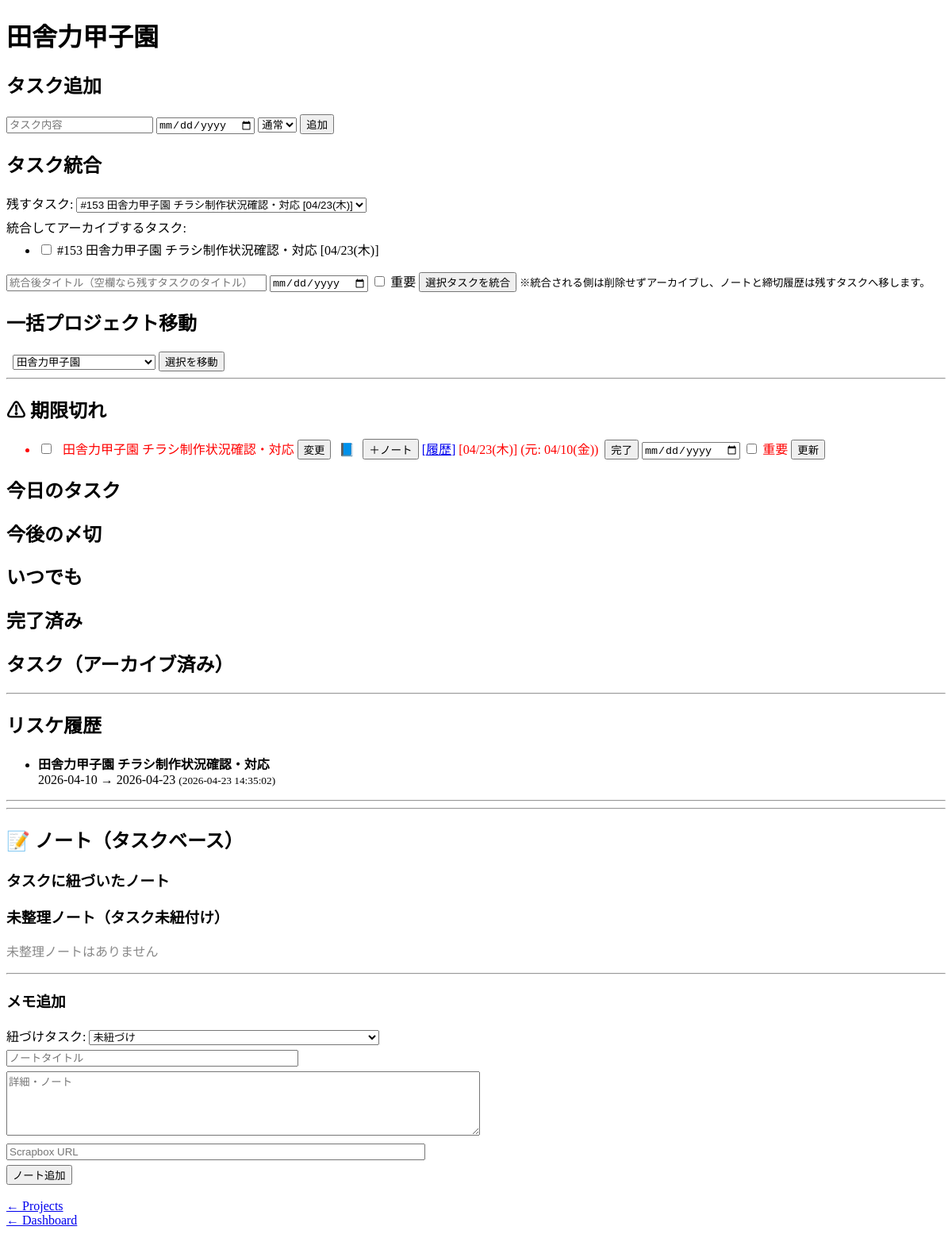
The page /project/21 on the database as committed earlier.
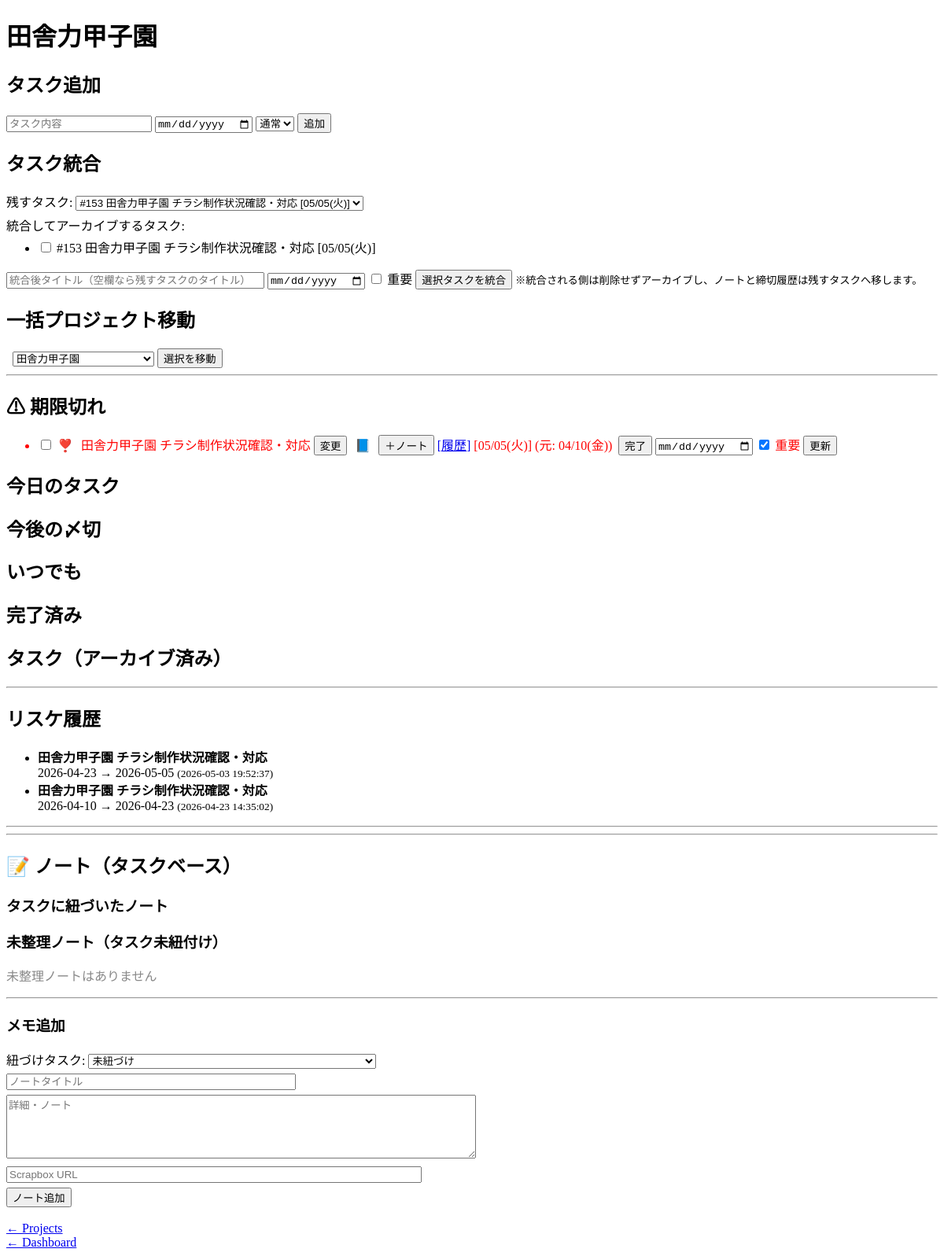
The same page on the database as committed later.
### tables this page shows
CREATE TABLE tasks (
            id INTEGER PRIMARY KEY AUTOINCREMENT,
            title TEXT,
            status TEXT,
            deadline TEXT,
            original_deadline TEXT,
            project_id INTEGER,
            student_id INTEGER,
            priority TEXT DEFAULT 'medium',
            sync_key TEXT,
            source_type TEXT,
            source_updated_at TEXT,
            archived INTEGER DEFAULT 0
        , source_url TEXT, scrapbox_url TEXT);

CREATE TABLE task_history (
        id INTEGER PRIMARY KEY AUTOINCREMENT,
        task_id INTEGER,
        old_deadline TEXT,
        new_deadline TEXT,
        changed_at TEXT
    );

### flask_app.py (the view)
@app.route("/project/<int:project_id>")
def project_detail(project_id):
    task_id_filter = request.args.get("task_id", type=int)
    context = build_project_detail_context(project_id, task_id_filter)
    return render_template(
        "project_detail.html",
        **context,
        students=STUDENTS_DATA,
    )

### db.py (called while the page is built)
def get_db():
    conn = sqlite3.connect(DB_PATH, timeout=5, check_same_thread=False)
    conn.row_factory = sqlite3.Row
    conn.execute("PRAGMA journal_mode=WAL;")
    conn.execute("PRAGMA busy_timeout=5000;")
    return conn

def get_today_str(cursor):
    return cursor.execute("SELECT date('now')").fetchone()[0]

def fetch_all_projects(cursor):
    return cursor.execute("SELECT * FROM projects").fetchall()

### flask_app.py (called while the page is built)
def scrapbox_project_page_url(project, title):
    page_name = (title or "").strip()
    if not page_name:
        return None
    return f"https://scrapbox.io/{project}/{quote(page_name, safe='')}"

def scrapbox_page_url(title):
    return scrapbox_project_page_url(SCRAPBOX_PROJECT, title)

@app.context_processor
def inject_scrapbox_helpers():
    return {
        "scrapbox_page_url": scrapbox_page_url,
        "scrapbox_project_page_url": scrapbox_project_page_url,
        "scrapbox_base_url": f"https://scrapbox.io/{SCRAPBOX_PROJECT}/",
    }

def attach_related_notes(tasks, notes_by_task_id):
    return [
        {**dict(t), "related_notes": notes_by_task_id.get(dict(t)["task_id"], [])}
        for t in tasks
    ]

### templates/project_detail.html (shortened to what the changed rows need)
<!DOCTYPE html>
<html>
<head>
</head>
<body>
    {% from "components/task_item.html" import edit_form, task_actions, bulk_project_move_form, task_bulk_move_checkbox with context %}
<h1>{{ project["name"] }}</h1>
<h2>タスク追加</h2>
<h2>タスク統合</h2>
<form action="/merge_tasks" method="post">
    <div style="margin-bottom:6px;">
        <label>
            残すタスク:
            <select name="keep_task_id" required>
                {% for t in tasks %}
                    {% if not t["archived"] %}
                        <option value="{{ t["task_id"] }}">
                            #{{ t["task_id"] }} {{ t["title"] }}{% if t["deadline_display"] %} [{{ t["deadline_display"] }}]{% endif %}
                        </option>
                    {% endif %}
                {% endfor %}
            </select>
        </label>
    </div>
    <div style="margin-bottom:6px;">
        <ul style="margin-top:4px;">
            {% for t in tasks %}
                {% if not t["archived"] %}
                    <li>
                        <label>
                            <input type="checkbox" name="merge_task_ids" value="{{ t["task_id"] }}">
                            #{{ t["task_id"] }} {{ t["title"] }}{% if t["deadline_display"] %} [{{ t["deadline_display"] }}]{% endif %}
                        </label>
                    </li>
                {% endif %}
            {% endfor %}
        </ul>
    </div>
</form>
<h2>一括プロジェクト移動</h2>
<h2>⚠ 期限切れ</h2>
<ul>
{% for t in overdue_tasks %}
    <li class="task-title-scope" style="color:red;">
        {{ task_bulk_move_checkbox(t, "projectBulkMove") }}
        {% if t["priority"] == "high" %}❣️{% endif %}
        {{ edit_form(t["task_id"], t["title"]) }}
        <button type="button" onclick='openNoteFormForTask({{ t["task_id"] }}, {{ t["title"]|tojson }})' style="margin-left:6px; font-size:0.85em;">＋ノート</button>
        <a href="/project/{{ project["id"] }}?task_id={{ t["task_id"] }}">[履歴]</a>
        {% if t["deadline_display"] %}[{{ t["deadline_display"] }}]{% endif %}
        {% if t["original_deadline_display"] and t["original_deadline_display"] != t["deadline_display"] %}
            (元: {{ t["original_deadline_display"] }})
        {% endif %}
        <form action="/done/{{ t["task_id"] }}" method="post" style="display:inline; margin-left:4px">
            <button type="submit">完了</button>
        </form>
        <form action="/update_task" method="post" style="display:inline;">
            <input type="date" name="deadline">
            <label>
                <input type="checkbox" name="priority" value="high" {% if t["priority"] == "high" %}checked{% endif %}>
                重要
            </label>
            <button type="submit">更新</button>
        </form>
    </li>
{% endfor %}
</ul>
<h2>今日のタスク</h2>
<h2>今後の〆切</h2>
<h2>いつでも</h2>
<h2>完了済み</h2>
<h2>タスク（アーカイブ済み）</h2>
<h2>リスケ履歴</h2>
<ul>
{% for h in history %}
    <li class="history-title-scope">
        <b>{{ h["task_title"] }}</b><br>
        {{ h["old_deadline"] }} → {{ h["new_deadline"] }}
        <small>({{ h["changed_at"] }})</small>
    </li>
{% endfor %}
</ul>
<h2>📝 ノート（タスクベース）</h2>
<a href="/projects">← Projects</a><br>
</body>
</html>

### templates/components/task_item.html (shortened to what this page needs)
{% macro task_links(t) %}
{% set scrapbox_url = t["scrapbox_url"] if t["scrapbox_url"] is defined else none %}
{% set generated_scrapbox_url = scrapbox_page_url(t["title"]) %}
<span class="task-links">
  {% if scrapbox_url and scrapbox_url|string|lower not in ["none", "null"] %}
  <a href="{{ scrapbox_url }}" target="_blank" rel="noopener noreferrer" title="Scrapbox"
    style="margin-left:6px; text-decoration:none;">📘</a>
  {% elif generated_scrapbox_url %}
  <a href="{{ generated_scrapbox_url }}" target="_blank" rel="noopener noreferrer" title="Scrapbox"
    style="margin-left:6px; text-decoration:none;">📘</a>
  {% endif %}
</span>
{% endmacro %}
{% macro bulk_project_move_form(form_id, projects=none, current_project_id=none) %}
{% if projects %}
<form id="{{ form_id }}" action="/move_tasks" method="post" style="display:inline; margin-left:8px;">
  <select name="project_id" style="max-width:180px;">
    {% for p in projects %}
    <option value="{{ p['id'] }}" {% if current_project_id and p["id"]==current_project_id %}selected{% endif %}>
      {{ p["name"] }}
    </option>
    {% endfor %}
  </select>
  <button type="submit">選択を移動</button>
</form>
{% endif %}
{% endmacro %}
{% macro task_bulk_move_checkbox(t, form_id=none) %}
{% if form_id %}
<input type="checkbox" name="task_ids" value="{{ task_id_value(t)|trim }}" form="{{ form_id }}" title="一括移動で選択"
  style="margin-right:4px;" />
{% endif %}
{% endmacro %}
{% macro task_actions(t, show_done=true, show_update=false, is_done=false, show_move=false, projects=none) %}
{% set task_id = task_id_value(t)|trim %}
<form action="/edit_task_title" method="post" class="inline-edit-form" style="display:inline; margin-left:6px;">
  {% if is_done %}
  <s><span class="inline-edit-title">{{ t["title"] }}</span></s>
  {% else %}
  <span class="inline-edit-title">{{ t["title"] }}</span>
  {% endif %}
  <button type="button" class="inline-edit-toggle" onclick="toggleInlineEdit(this)">
    変更
  </button>
</form>
{{ task_links(t) }}
{% endmacro %}
{% macro edit_form(task_id, title, is_done=false) %}
{% set t = {"task_id": task_id, "title": title, "priority": "medium"} %}
{{ task_actions(t, show_done=false, show_update=false, is_done=is_done) }}
{% endmacro %}

Rows that differ between the two databases and show on the page:
changed tasks "田舎力甲子園 チラシ制作状況確認・対応": deadline_display "04/23(木)" → "05/05(火)"; priority "☐" → "☑"; now shows "❣️"
added task_history: task_title "田舎力甲子園 チラシ制作状況確認・対応", old_deadline "2026-04-23", new_deadline "2026-05-05", changed_at "2026-05-03 19:52:37"
Other text that changed with them:
form field keep_task_id: "#153 田舎力甲子園 チラシ制作状況確認・対応 [04/23(木)]" → "#153 田舎力甲子園 チラシ制作状況確認・対応 [05/05(火)]"
